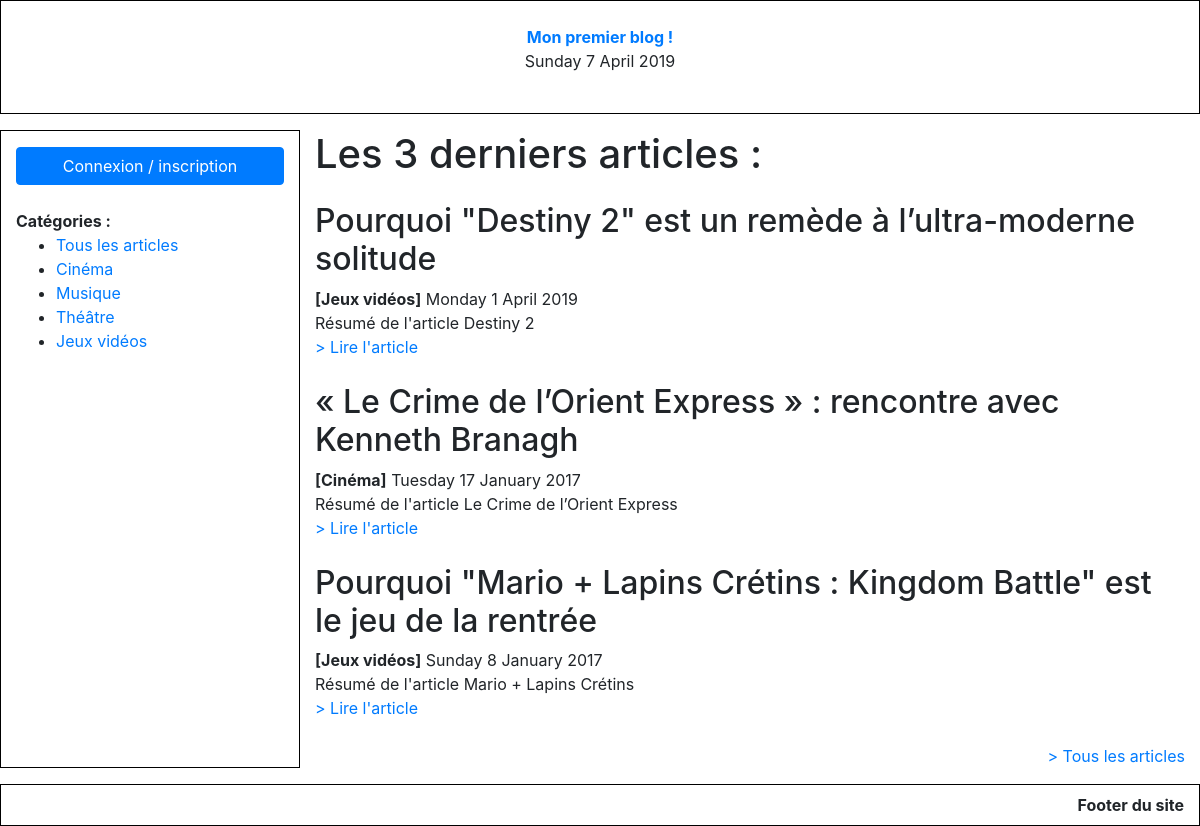
The page / on the database its author committed.
### tables this page shows
CREATE TABLE `category` (
  `id` int(11) NOT NULL,
  `name` varchar(255) NOT NULL,
  `description` text NOT NULL
);

CREATE TABLE `article` (
  `id` int(10) UNSIGNED NOT NULL,
  `category_id` int(11) NOT NULL,
  `title` varchar(255) NOT NULL,
  `published_at` date NOT NULL,
  `summary` text,
  `content` longtext,
  `is_published` tinyint(1) NOT NULL DEFAULT '1'
);

### index.php (the view, shortened to what this page needs)
<?php
require_once 'tools/common.php';
$query = $db->query('SELECT a.*, c.name as category_name
	FROM article a JOIN category c
	ON a.category_id = c.id
	WHERE a.published_at <= NOW() AND a.is_published = 1
	ORDER BY a.published_at DESC
	LIMIT 3');
$homeArticles=$query->fetchAll();
?>
<!DOCTYPE html>
<html>
	<head>
		<?php require 'partials/head_assets.php'; ?>
	</head>
	<body class="index-body">
		<div class="container-fluid">
			<?php require 'partials/header.php'; ?>
			<div class="row my-3 index-content">
				<?php require 'partials/nav.php'; ?>
				<main class="col-9">
					<section class="latest_articles">
						<header class="mb-4"><h1>Les 3 derniers articles :</h1></header>
						<?php foreach($homeArticles as $key => $article): ?>
						<article class="mb-4">
							<h2><?php echo $article['title']; ?></h2>
							<strong>[<?= $article['category_name']; ?>]</strong>
							<span class="article-date">
								<?php echo strftime("%A %e %B %Y", strtotime($article['published_at'])); ?>
							</span>
							<div class="article-content">
								<?php echo $article['summary']; ?>
							</div>
							<a href="article.php?article_id=<?php echo $article['id']; ?>">> Lire l'article</a>
						</article>
						<?php endforeach; ?>
					</section>
					<div class="text-right">
						<a href="article_list.php">> Tous les articles</a>
					</div>
				</main>
			</div>
			<?php require 'partials/footer.php'; ?>
		</div>
	</body>
</html>

### partials/head_assets.php (shortened to what this page needs)
<link rel="stylesheet" href="https://maxcdn.bootstrapcdn.com/bootstrap/4.0.0-alpha.6/css/bootstrap.min.css">
<link rel="stylesheet" href="https://cdnjs.cloudflare.com/ajax/libs/fancybox/3.3.1/jquery.fancybox.min.css" />
<link rel="stylesheet" href="css/main.css">

### partials/header.php
<header class="row mb-3 main-header">
	<div class="col py-4 text-center">
		<a href="index.php"><b>Mon premier blog !</b></a>
		<p><?php echo strftime("%A %e %B %Y"); ?></p>
	</div>
</header>

### partials/nav.php (shortened to what this page needs)
<?php
	$query = $db->query('SELECT * FROM category');
?>
<nav class="col-3 py-2 categories-nav">
	<?php if(isset($_SESSION['user'])): ?>
	<p class="h2 text-center">Salut <?php echo $_SESSION['user']['firstname']; ?> !</p>
	<p>
		<a class="d-block btn btn-danger mb-4 mt-2" href="index.php?logout">Déconnexion</a>
		<?php if($_SESSION['user']['is_admin'] == 1): ?>
		<a class="d-block btn btn-warning mb-4 mt-2" href="admin/index.php">Administration</a>
		<?php endif; ?>
            <?php if($_SESSION['user']['is_admin'] == 0): ?>
                <a class="d-block btn btn-warning mb-4 mt-2" href="update-profil.php">Profil</a>
            <?php endif; ?>
	</p>
	<?php else: ?>
	<a class="d-block btn btn-primary mb-4 mt-2" href="login-register.php">Connexion / inscription</a>
	<?php endif; ?>
	<b>Catégories :</b>
	<ul>
		<li><a href="article_list.php">Tous les articles</a></li>
		<?php while($category = $query->fetch()): ?>
		<li><a href="article_list.php?category_id=<?php echo $category['id']; ?>"><?php echo $category['name']; ?></a></li>
		<?php endwhile; ?>
	</ul>
</nav>

### partials/footer.php (shortened to what this page needs)
<footer class="row mt-3">
	<div class="col py-2 text-right">
		<b>Footer du site</b>
	</div>
</footer>

### css/main.css (style rules this page uses)
.main-header, .categories-nav, footer { border:1px solid black; }

### rows shown on the page
category: name "Cinéma"
category: name "Musique"
category: name "Théâtre"
category: name "Jeux vidéos"
article: title "Pourquoi \"Destiny 2\" est un remède à l’ultra-moderne solitude", category.name "Jeux vidéos", published_at "Monday 1 April 2019", summary "Résumé de l'article Destiny 2"
article: title "« Le Crime de l’Orient Express » : rencontre avec Kenneth Branagh", category.name "Cinéma", published_at "Tuesday 17 January 2017", summary "Résumé de l'article Le Crime de l’Orient Express"
article: title "Pourquoi \"Mario + Lapins Crétins : Kingdom Battle\" est le jeu de la rentrée", category.name "Jeux vidéos", published_at "Sunday 8 January 2017", summary "Résumé de l'article Mario + Lapins Crétins"

### other values the page prints
strftime("%A %e %B %Y") "Sunday 7 April 2019"
